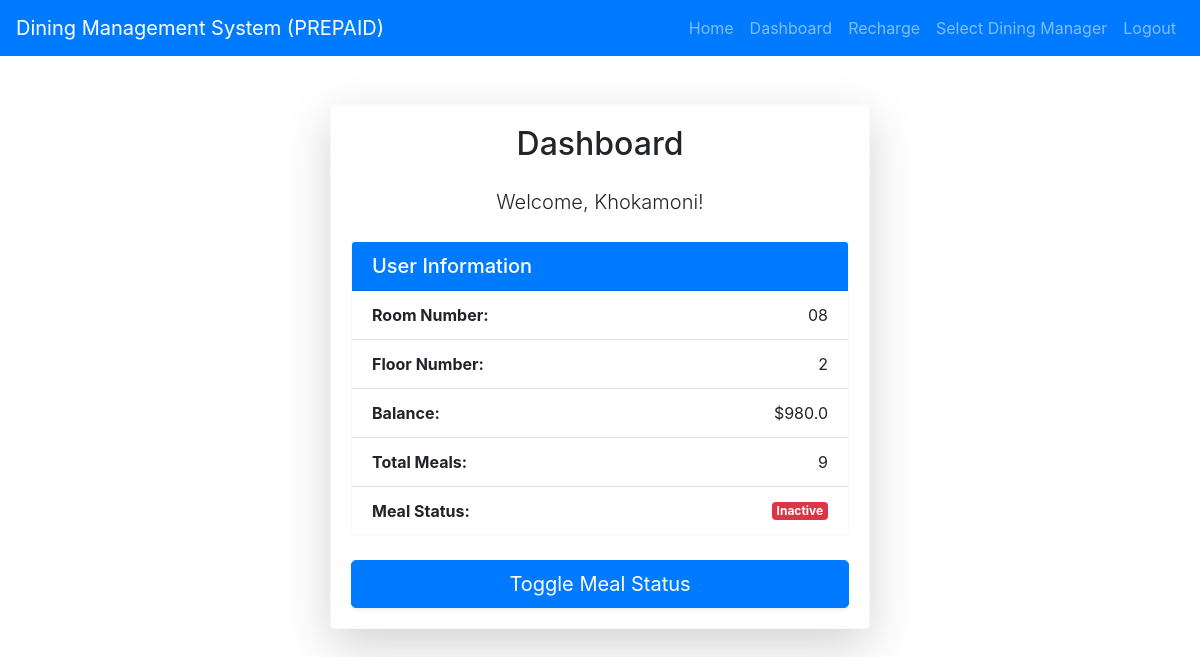
The page /dashboard (signed in) on the database its author committed.
### models.py (models this page shows, shortened)
class User(UserMixin, db.Model):
    id = db.Column(db.Integer, primary_key=True)
    name = db.Column(db.String(100), nullable=False)
    phone = db.Column(db.String(10), unique=True, nullable=False)
    room_number = db.Column(db.String(5), nullable=False)
    floor_number = db.Column(db.String(2), nullable=False)
    balance = db.Column(db.Float, default=0)
    meal_status = db.Column(db.Boolean, default=False)
    total_meals = db.Column(db.Integer, default=0)
    password = db.Column(db.String(150), nullable=False)
    is_admin = db.Column(db.Boolean, default=False)
    is_dining_manager = db.Column(db.Boolean, default=False)

### app.py (the view)
@app.route('/dashboard')
@login_required
def dashboard():
    return render_template('dashboard.html', user=current_user)

### app.py (called while the page is built)
@login_manager.user_loader
def load_user(user_id):
    return User.query.get(int(user_id))

### templates/dashboard.html
{% extends 'base.html' %}
{% block content %}
<div class="container mt-5">
    <div class="row justify-content-center">
        <div class="col-lg-6">
            <div class="card border-light shadow-lg rounded-lg">
                <div class="card-body">
                    <h2 class="card-title mb-4 text-center">Dashboard</h2>
                    <div class="mb-4">
                        <p class="lead text-center">Welcome, {{ user.name }}!</p>
                    </div>
                    <div class="card mb-4 border-light">
                        <div class="card-header bg-primary text-white">
                            <h5 class="mb-0">User Information</h5>
                        </div>
                        <ul class="list-group list-group-flush">
                            <li class="list-group-item d-flex justify-content-between align-items-center">
                                <strong>Room Number:</strong>
                                <span>{{ user.room_number }}</span>
                            </li>
                            <li class="list-group-item d-flex justify-content-between align-items-center">
                                <strong>Floor Number:</strong>
                                <span>{{ user.floor_number }}</span>
                            </li>
                            <li class="list-group-item d-flex justify-content-between align-items-center">
                                <strong>Balance:</strong>
                                <span>${{ user.balance }}</span>
                            </li>
                            <li class="list-group-item d-flex justify-content-between align-items-center">
                                <strong>Total Meals:</strong>
                                <span>{{ user.total_meals }}</span>
                            </li>
                            <li class="list-group-item d-flex justify-content-between align-items-center">
                                <strong>Meal Status:</strong>
                                <span class="badge {{ 'badge-success' if user.meal_status else 'badge-danger' }}">{{ 'Active' if user.meal_status else 'Inactive' }}</span>
                            </li>
                        </ul>
                    </div>
                    <form method="POST" action="{{ url_for('update_meal_status') }}">
                        <button type="submit" class="btn btn-primary btn-lg btn-block shadow-sm">Toggle Meal Status</button>
                    </form>
                </div>
            </div>
        </div>
    </div>
</div>
{% endblock %}

### static/styles.css (style rules this page uses)
body { font-family: Arial, sans-serif; }
.container { max-width: 1200px; margin: auto; }
.card { border-radius: 10px; }
.card-header { border-bottom: 1px solid #e9ecef; }
.btn-primary { font-size: 1rem; font-weight: 500; }

### rows shown on the page
User: name "Khokamoni", room_number "08", floor_number "2", balance "980.0", total_meals "9", meal_status "Inactive"
